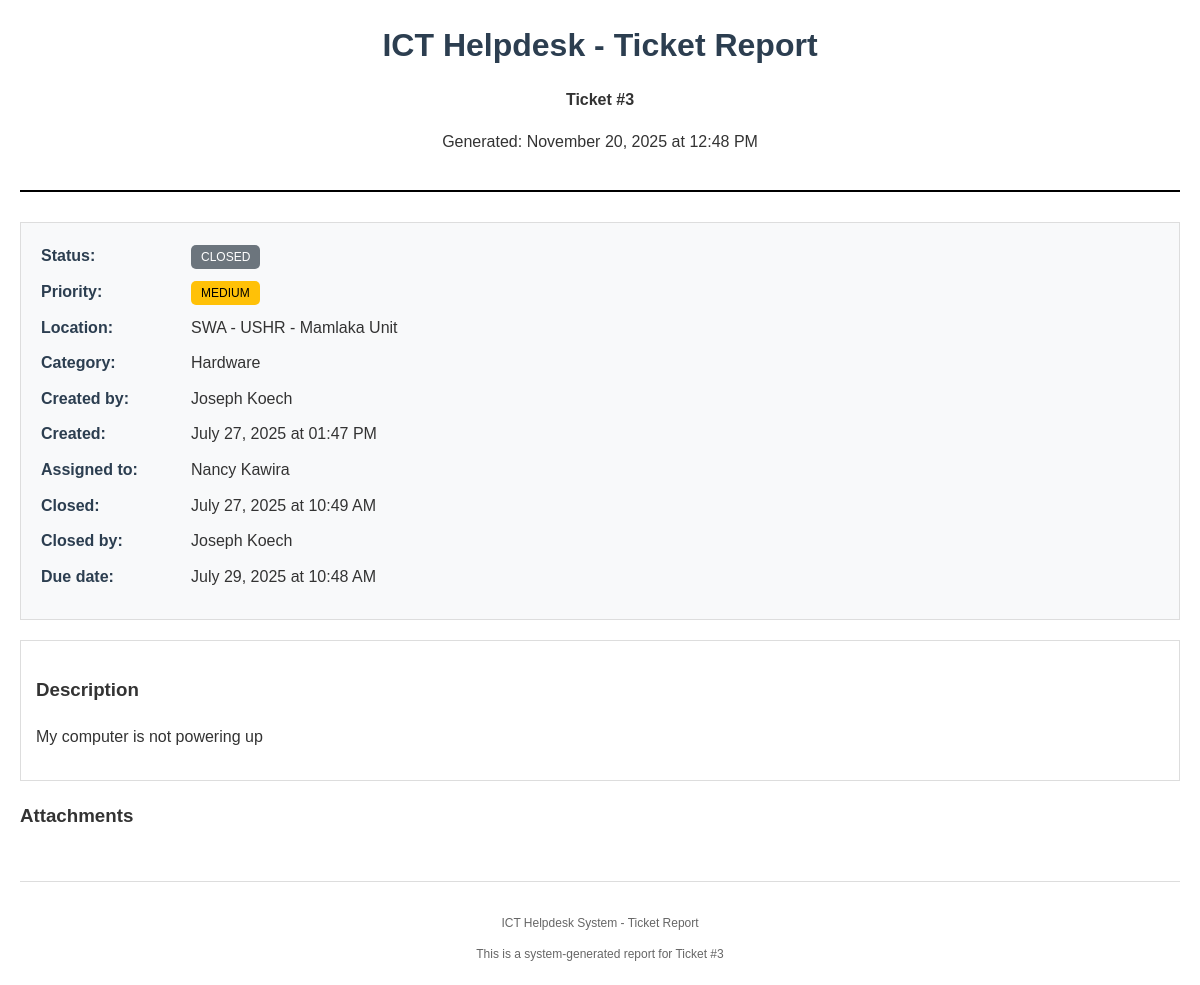
The page /ticket/3/print (signed in) on the database its author committed.
### models.py (models this page shows, shortened)
class Ticket(db.Model):
    id = db.Column(db.Integer, primary_key=True)
    location = db.Column(db.String(200), nullable=False)
    description = db.Column(Text, nullable=False)
    status = db.Column(db.String(20), nullable=False, default='open')  # open, in_progress, resolved, closed
    priority = db.Column(db.String(20), nullable=False, default='medium')  # low, medium, high, urgent
    created_at = db.Column(db.DateTime, default=datetime.utcnow)
    updated_at = db.Column(db.DateTime, default=datetime.utcnow, onupdate=datetime.utcnow)
    closed_at = db.Column(db.DateTime)
    closed_by_id = db.Column(db.Integer, db.ForeignKey('user.id'), nullable=True)
    due_date = db.Column(db.DateTime, nullable=True)
    created_by_id = db.Column(db.Integer, db.ForeignKey('user.id'), nullable=True)
    category_id = db.Column(db.Integer, db.ForeignKey('category.id'))
    comments = db.relationship('Comment', backref='ticket', lazy='dynamic', cascade='all, delete-orphan')
    attachments = db.relationship('Attachment', backref='ticket', lazy='dynamic', cascade='all, delete-orphan')
    assignees = db.relationship('User', secondary=ticket_assignees, back_populates='assigned_tickets', lazy='selectin')
    closed_by = db.relationship('User', foreign_keys=[closed_by_id], backref='closed_tickets')

class Category(db.Model):
    id = db.Column(db.Integer, primary_key=True)
    name = db.Column(db.String(50), unique=True, nullable=False, index=True)
    description = db.Column(db.String(200))
    created_at = db.Column(db.DateTime, default=datetime.utcnow, index=True)
    tickets = db.relationship('Ticket', backref='category', lazy='dynamic')

class User(UserMixin, db.Model):
    id = db.Column(db.Integer, primary_key=True)
    username = db.Column(db.String(64), unique=True, nullable=False, index=True)
    email = db.Column(db.String(120), unique=True, nullable=False, index=True)
    password_hash = db.Column(db.String(256), nullable=False)
    full_name = db.Column(db.String(100), nullable=False)
    role = db.Column(db.String(20), nullable=False, default='user', index=True)  # admin, intern, user
    created_at = db.Column(db.DateTime, default=datetime.utcnow, index=True)
    is_active = db.Column(db.Boolean, default=True)
    is_verified = db.Column(db.Boolean, default=False)
    verification_token = db.Column(db.String(128), nullable=True)
    phone_number = db.Column(db.String(20), nullable=True)
    is_approved = db.Column(db.Boolean, default=True)  # Default to True for regular users
    approved_by_id = db.Column(db.Integer, db.ForeignKey('user.id'), nullable=True)
    approved_at = db.Column(db.DateTime, nullable=True)
    tickets_created = db.relationship('Ticket', foreign_keys='Ticket.created_by_id', backref='creator', lazy='dynamic')
    assigned_tickets = db.relationship('Ticket', secondary='ticket_assignees', back_populates='assignees', lazy='selectin')
    comments = db.relationship('Comment', backref='author', lazy='dynamic')

### routes.py (the view)
@app.route('/ticket/<int:id>/print')
@login_required
def print_ticket(id):
    ticket = Ticket.query.get_or_404(id)
    if ticket.status != 'closed':
        abort(403)
    if current_user.role == 'user' and ticket.created_by_id != current_user.id:
        abort(403)
    elif current_user.role == 'intern' and current_user.id not in [u.id for u in ticket.assignees] and ticket.created_by_id != current_user.id:
        abort(403)
    if current_user.role == 'user':
        comments = Comment.query.filter_by(ticket_id=id, is_internal=False).order_by(Comment.created_at).all()
    else:
        comments = Comment.query.filter_by(ticket_id=id).order_by(Comment.created_at).all()
    return render_template('print_ticket.html', ticket=ticket, comments=comments)

### app.py (called while the page is built)
@login_manager.user_loader
def load_user(user_id):
    from models import User
    return User.query.get(int(user_id))

@app.context_processor
def inject_now():
    return {'now': datetime.utcnow}

### routes.py (called while the page is built)
@app.context_processor
def inject_datetime():
    return dict(datetime=datetime)

### utils.py (called while the page is built)
def nl2br(value):
    if not value:
        return value
    return value.replace('\n', '<br>')

### templates/print_ticket.html (shortened to what this page needs)
<!DOCTYPE html>
<html lang="en">
<head>
</head>
<body>
    <div class="header">
        <h1>ICT Helpdesk - Ticket Report</h1>
        <p><strong>Ticket #{{ ticket.id }}</strong></p>
        <p>Generated: {{ now().strftime('%B %d, %Y at %I:%M %p') }}</p>
    </div>
    <div class="ticket-info">
        <div class="info-row">
            <div class="info-label">Status:</div>
            <div class="info-value">
                <span class="status-badge status-{{ ticket.status }}">{{ ticket.status.replace('_', ' ').title() }}</span>
            </div>
        </div>
        <div class="info-row">
            <div class="info-label">Priority:</div>
            <div class="info-value">
                <span class="status-badge priority-{{ ticket.priority }}">{{ ticket.priority.title() }}</span>
            </div>
        </div>
        <div class="info-row">
            <div class="info-label">Location:</div>
            <div class="info-value">{{ ticket.location }}</div>
        </div>
        <div class="info-row">
            <div class="info-label">Category:</div>
            <div class="info-value">{{ ticket.category.name if ticket.category else 'N/A' }}</div>
        </div>
        <div class="info-row">
            <div class="info-label">Created by:</div>
            <div class="info-value">{{ ticket.creator.full_name if ticket.creator else 'N/A' }}</div>
        </div>
        <div class="info-row">
            <div class="info-label">Created:</div>
            <div class="info-value">{{ ticket.created_at.strftime('%B %d, %Y at %I:%M %p') }}</div>
        </div>
        <div class="info-row">
            <div class="info-label">Assigned to:</div>
            <div class="info-value">
                {% if ticket.assignees|length == 0 %}
                    Unassigned
                {% else %}
                    {% for user in ticket.assignees %}{{ user.full_name }}{% if not loop.last %}, {% endif %}{% endfor %}
                {% endif %}
            </div>
        </div>
        {% if ticket.closed_at %}
        <div class="info-row">
            <div class="info-label">Closed:</div>
            <div class="info-value">{{ ticket.closed_at.strftime('%B %d, %Y at %I:%M %p') }}</div>
        </div>
        <div class="info-row">
            <div class="info-label">Closed by:</div>
            <div class="info-value">{{ ticket.closed_by.full_name if ticket.closed_by else 'N/A' }}</div>
        </div>
        {% endif %}
        {% if ticket.due_date %}
        <div class="info-row">
            <div class="info-label">Due date:</div>
            <div class="info-value">{{ ticket.due_date.strftime('%B %d, %Y at %I:%M %p') }}</div>
        </div>
        {% endif %}
    </div>
    <div class="description">
        <h3>Description</h3>
        <p>{{ ticket.description|nl2br }}</p>
    </div>
    {% if ticket.attachments %}
    <div class="attachments">
        <h3>Attachments</h3>
    </div>
    {% endif %}
    <div class="footer">
        <p>ICT Helpdesk System - Ticket Report</p>
        <p>This is a system-generated report for Ticket #{{ ticket.id }}</p>
    </div>
</body>
</html>

### templates/print_ticket.html (style rules this page uses)
body { font-family: Arial, sans-serif; margin: 20px; color: #333; line-height: 1.6; }
.header { text-align: center; border-bottom: 2px solid #000; padding-bottom: 20px; margin-bottom: 30px; }
.header h1 { margin: 0; color: #2c3e50; }
.ticket-info { background: #f8f9fa; padding: 20px; border: 1px solid #ddd; margin-bottom: 20px; }
.info-row { display: flex; margin-bottom: 10px; }
.info-label { font-weight: bold; width: 150px; color: #2c3e50; }
.info-value { flex: 1; }
.status-badge { padding: 5px 10px; border-radius: 5px; color: white; font-size: 12px; text-transform: uppercase; }
.status-closed { background-color: #6c757d; }
.priority-medium { background-color: #ffc107; color: #000; }
.description { background: white; padding: 15px; border: 1px solid #ddd; margin: 20px 0; }
.attachments { margin: 20px 0; }
.footer { margin-top: 50px; text-align: center; font-size: 12px; color: #666; border-top: 1px solid #ddd; padding-top: 20px; }

### rows shown on the page
Ticket: id "3", status.replace "CLOSED", priority "MEDIUM", location "SWA - USHR - Mamlaka Unit", created_at "July 27, 2025 at 01:47 PM", closed_at "July 27, 2025 at 10:49 AM", due_date "July 29, 2025 at 10:48 AM", description "My computer is not powering up"
Category: category "Hardware"
User: creator "Joseph Koech", closed_by "Joseph Koech"
User: full_name "Nancy Kawira"
